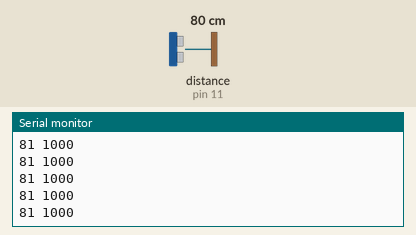
Recording of a sketch running on a simulated Arduino Uno, built with avr-gcc and run on an emulated ATmega328P. Parts: the last lines printed to the serial monitor. Inputs (shaded band) come from the test bench; at power-on: distance to the obstacle (sensor on pin 11) 80 cm. The echo pulse lasts 58.3 µs per cm.

Above: at 1.2 s.
1.3 s: distance to the obstacle (sensor on pin 11) set to 4 cm
At 1.34 s:
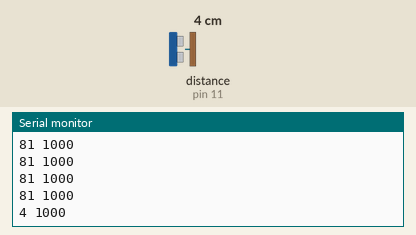
4.3 s: distance to the obstacle (sensor on pin 11) set to 2 cm
At 4.31 s:
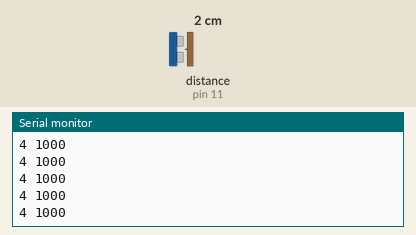
Timing chart, 0 to 7.3 s (numbered marks = the images above; inputs shaded):
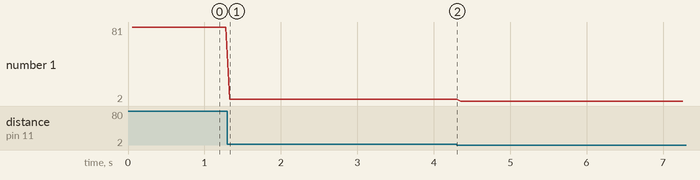

The sketch:

performance_newPing.ino
```cpp
#include <NewPing.h>

#define TRIGGER_PIN  12  // Arduino pin tied to trigger pin on the ultrasonic sensor.
#define ECHO_PIN     11  // Arduino pin tied to echo pin on the ultrasonic sensor.
#define MAX_DISTANCE 400 // Maximum distance we want to ping for (in centimeters). Maximum sensor distance is rated at 400-500cm.

NewPing sonar(TRIGGER_PIN, ECHO_PIN, MAX_DISTANCE); // NewPing setup of pins and maximum distance.

void setup() {
  Serial.begin(9600); // Open serial monitor at 9600 baud to see ping results.
}

void loop() {
  delay(50);   // Wait 50ms between pings (about 20 pings/sec). 29ms should be the shortest delay between pings.
  Serial.print(sonar.convert_cm(sonar.ping())); Serial.print(" "); Serial.print(1000); Serial.print("\n");
}

//Questo sketch è stato utilizzato per provare gli strumenti forniti dalla libreria NewPing.
//Questo è infatti uno sketch di esempio modificato per poter plottare il segnale con gli script python della cartella tools
```

Measured:
- after the input at 1.3 s, the serial monitor: prints a new line at once (image 1)
- plotted number 1: 81 → 4 after the input at 1.3 s, 4 → 2 after the input at 4.3 s
